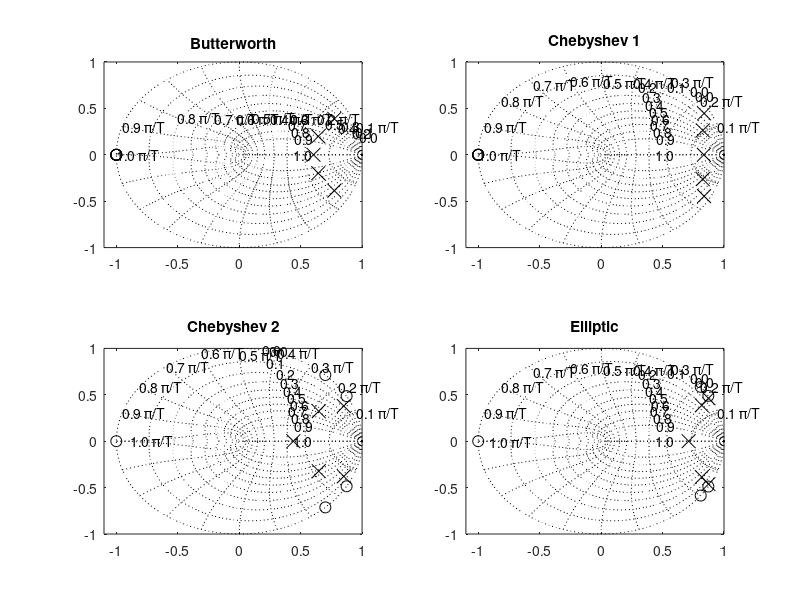

This figure's MATLAB source:
% Comparison of pole-zero maps of the 4 digital filters
fs=130; %sampling frequency in Hz
fc=10/(fs/2); %cut-off at 10 Hz

N=5; %order of the filter
Rp=0.5; %decibels of ripple in the pass band
Rs=20; %decibels of ripple in the stop band
[numd,dend]=butter(N,fc); %digital Butterworth filter
tfd=tf(numd,dend);
[P,Z]=pzmap(tfd); %poles and zeros of the filter
subplot(2,2,1);
%plots pole-zero map
plot(P,'kx','Markersize',10); hold on; 
plot(Z,'ko','Markersize',8);
zgrid; axis([-1.1 1 -1 1]);
title('Butterworth');

[numd,dend]=cheby1(N,Rp,fc); %digital Chebyshev 1 filter
tfd=tf(numd,dend);
[P,Z]=pzmap(tfd); %poles and zeros of the filter
subplot(2,2,2); 
%plots pole-zero map
plot(P,'kx','Markersize',10); hold on; 
plot(Z,'ko','Markersize',8); 
zgrid; axis([-1.1 1 -1 1]);
title('Chebyshev 1');

[numd,dend]=cheby2(N,Rs,fc); %digital Chebyshev 2 filter
tfd=tf(numd,dend);
[P,Z]=pzmap(tfd); %poles and zeros of the filter
subplot(2,2,3);
%plots pole-zero map
plot(P,'kx','Markersize',10); hold on; 
plot(Z,'ko','Markersize',8); 
zgrid; axis([-1.1 1 -1 1]);
title('Chebyshev 2');

[numd,dend]=ellip(N,Rp,Rs,fc); %digital elliptic filter
tfd=tf(numd,dend);
[P,Z]=pzmap(tfd); %poles and zeros of the filter
subplot(2,2,4);
%plots pole-zero map
plot(P,'kx','Markersize',10); hold on; 
plot(Z,'ko','Markersize',8); 
zgrid; axis([-1.1 1 -1 1]);
title('Elliptic');
